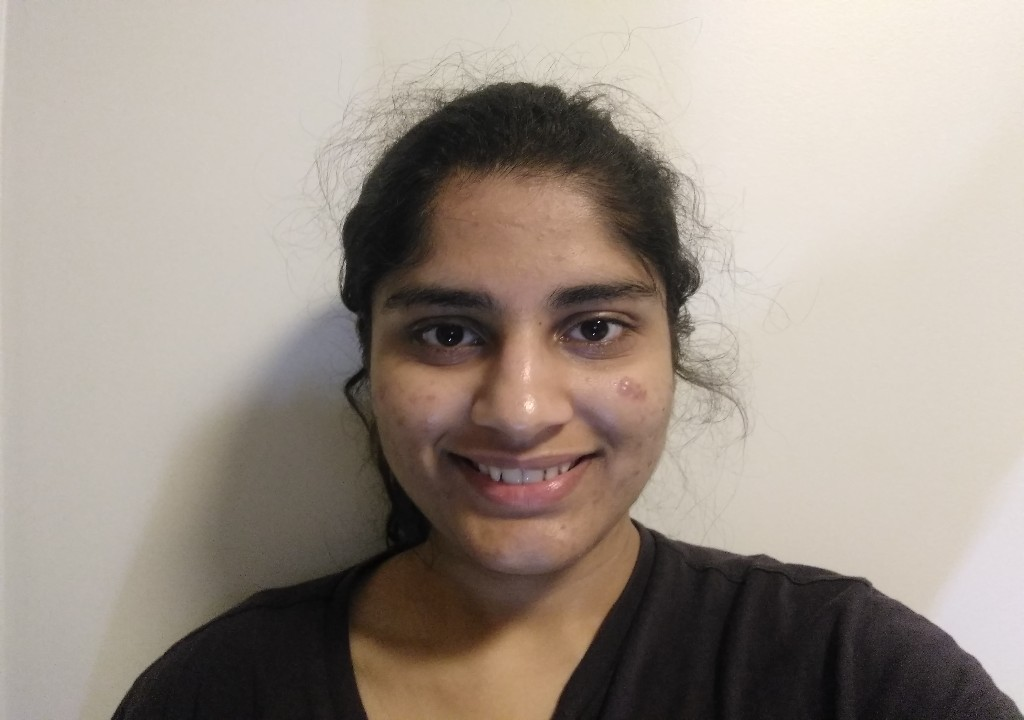
#> input picture BasicImageManipulation/face 02 7043565.jpg, 1024 x 720 px, found by its file name
$ python Task4and5.py   (older library calls are emulated)
#> lines starting #> are read from the running program, lines starting #| are printed output that depends on the picture
import numpy as np
import matplotlib.pyplot as plt
import cv2

#please make sure to keep the face images in the same folder as code
#before running this

#Task 4
#Part 1
I = cv2.imread('face 02 7043565.jpg', 1);
#> I is the input picture: shape (720, 1024, 3); mean B, G, R 139.4, 149.1, 160
I = cv2.cvtColor(I, cv2.COLOR_BGR2RGB)
I = np.clip(I, 0, 255)

J = I[50:600, 200:800]
#cropped the image

J = cv2.cvtColor(J, cv2.COLOR_RGB2GRAY)
#> J: shape (550, 600)
cropped_resized_gray = cv2.resize(J, (256, 256), interpolation = cv2.INTER_AREA)
cropped_resized_gray = np.clip(cropped_resized_gray, 0, 255)

fig, ax = plt.subplots(1, 2)
fig.suptitle('Display img and resized gray img')

ax[0].imshow(I)
ax[0].set(title="The original img")

ax[1].imshow(cropped_resized_gray, cmap=plt.cm.gray)
ax[1].set(title="Cropped resized gray img")
plt.show()

#Part 2
noise = 15*np.random.randn(256,256)
gray_with_noise = cropped_resized_gray + noise
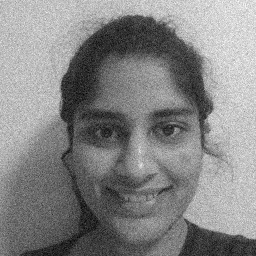
#> gray_with_noise: shape (256, 256) float64; min -34.19, max 283, mean 132.6; drawn with min black and max white

plt.imshow(gray_with_noise, cmap=plt.cm.gray)

#Part 3
hist_without_noise = cv2.calcHist([cropped_resized_gray], [0], None, [256], [0,256])
#> hist_without_noise = 256 values, max 1175 at index 203, min 0 at index 0, mean 256
hist_with_noise = cv2.calcHist([np.clip(np.uint8(gray_with_noise), 0, 255)], [0], None, [256], [0,256])
#> hist_with_noise = 256 values, max 516 at index 204, min 63 at index 253, mean 256

fig, ax = plt.subplots(1, 2)
fig.suptitle('Added Gaussian noise')

ax[0].plot(hist_without_noise)
ax[0].set(title="Without Noise")

ax[1].plot(hist_with_noise)
ax[1].set(title="With Noise")
plt.show()
#> figure, not shown here; panel 1: curve peaks at x = 203, y = 1175; panel 2: curve peaks at x = 204, y = 516

#Part 4

#First let's create a Gaussian kernel
kernel_1 = cv2.getGaussianKernel(5, 1) #size, std is 1
kernel_5 = cv2.getGaussianKernel(5, 5) #std=5
kernel_10 = cv2.getGaussianKernel(5, 10) #std=10
kernel_15 = cv2.getGaussianKernel(5, 15) #std=15
window = np.outer(kernel_1, kernel_1.T) #the 5x5 kernel

#The convolution function
def conv(img, kernel):
    img_row, img_col = img.shape
#> img_row = 256; img_col = 256
    kernel_row, kernel_col = kernel.shape
    final_img = np.zeros(img.shape)

    pad_h = int((kernel_row-1)/2)
    pad_w = int((kernel_col-1)/2)

    padded_img = np.zeros((img_row+2*pad_h, img_col+2*pad_w))

    padded_img[pad_h:padded_img.shape[0]-pad_h,pad_w:padded_img.shape[1]-pad_w] = img

    for i in range(img_row):
        for j in range(img_col):
            final_img[i, j] = np.sum(kernel*padded_img[i:i+kernel_row, j:j+kernel_col])

    return final_img

#Part 5
output_img = conv(gray_with_noise, window)

fig, ax = plt.subplots(1, 2)
fig.suptitle('Applying custom Gaussian filter')

ax[0].imshow(gray_with_noise, cmap=plt.cm.gray)
ax[0].set(title="Gray img with noise")

ax[1].imshow(output_img, cmap=plt.cm.gray)
ax[1].set(title="Gray img after filter applied")
plt.show()

fig, ax = plt.subplots(2, 2)

ax[0,0].imshow(output_img, cmap=plt.cm.gray)
ax[0,0].set(title="Gaussian Filter with std 1")

ax[0,1].imshow(conv(gray_with_noise, np.outer(kernel_5, kernel_5.T)), cmap=plt.cm.gray)
#> after the loop in conv (call 2), `for i in range(img_row):`:
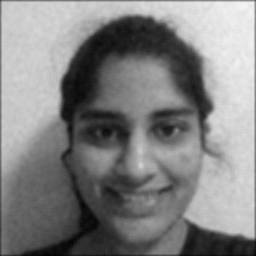
#> final_img: shape (256, 256) float64; min 1.08, max 246.6, mean 131.1
ax[0,1].set(title="Gaussian Filter with std 1")

ax[1,0].imshow(conv(gray_with_noise, np.outer(kernel_10, kernel_10.T)), cmap=plt.cm.gray)
ax[1,0].set(title="Gaussian Filter with std 10")

ax[1,1].imshow(conv(gray_with_noise, np.outer(kernel_15, kernel_15.T)), cmap=plt.cm.gray)
ax[1,1].set(title="Gaussian Filter with std 15")

plt.tight_layout()
plt.show()


#Part 6
output_img = conv(gray_with_noise, np.outer(kernel_15, kernel_15.T))
output_with_built_in = cv2.GaussianBlur(gray_with_noise, (5,5), 15)
#https://docs.opencv.org/2.4/modules/imgproc/doc/filtering.html#void%20GaussianBlur(InputArray%20src,%20OutputArray%20dst,%20Size%20ksize,%20double%20sigmaX,%20double%20sigmaY,%20int%20borderType)

fig, ax = plt.subplots(1, 2)
fig.suptitle('Comparing custom filter with built-in filter')

ax[0].imshow(output_img, cmap=plt.cm.gray)
ax[0].set(title="Gray img after Custom filter")

ax[1].imshow(output_with_built_in, cmap=plt.cm.gray)
ax[1].set(title="Gray img after Built-in Filter")
plt.show()

hist_my_func = cv2.calcHist([np.uint8(output_img)], [0], None, [256], [0,256])
#> hist_my_func = 256 values, max 982 at index 201, min 0 at index 1, mean 256
hist_built_in = cv2.calcHist([np.uint8(output_with_built_in)], [0], None, [256], [0,256])
#> hist_built_in = 256 values, max 1033 at index 201, min 0 at index 1, mean 256


fig, ax = plt.subplots(1, 2)
fig.suptitle('Compare histograms of filtered images')

ax[0].plot(hist_my_func)
ax[0].set(title="Hist custom function")

ax[1].plot(hist_built_in)
ax[1].set(title="Hist built-in function")
plt.show()
#> figure, not shown here; panel 1: curve peaks at x = 201, y = 982; panel 2: curve peaks at x = 201, y = 1033

#Task 5

sobel_filter = np.array([[-1, 0, 1],[-2, 0, 2],[-1, 0, 1]])
output_sobel_vertical = conv(cropped_resized_gray, sobel_filter)
output_sobel_horizontal = conv(cropped_resized_gray, sobel_filter.T)#np.flip axis=0

fig, ax = plt.subplots(1, 3)
fig.suptitle('')

ax[0].imshow(cropped_resized_gray, cmap=plt.cm.gray)
ax[0].set(title="Original image")

ax[1].imshow(output_sobel_vertical, cmap=plt.cm.gray)
ax[1].set(title="After vertical sobel")

ax[2].imshow(output_sobel_horizontal, cmap=plt.cm.gray)
ax[2].set(title="After horizontal sobel")
plt.show()


#Comparison with in-built func
sobelx = cv2.Sobel(cropped_resized_gray,cv2.CV_64F,1,0,ksize=3)
sobely = cv2.Sobel(cropped_resized_gray,cv2.CV_64F,0,1,ksize=3)

fig, ax = plt.subplots(1, 3)
fig.suptitle('In-built Sobel Filter')

ax[0].imshow(cropped_resized_gray, cmap=plt.cm.gray)
ax[0].set(title="Original image")

ax[1].imshow(sobelx, cmap=plt.cm.gray)
ax[1].set(title="After vertical sobel")

ax[2].imshow(sobely, cmap=plt.cm.gray)
ax[2].set(title="After horizontal sobel")
plt.show()


#On more images
I = cv2.imread('face 03 7043565.jpg', 1);
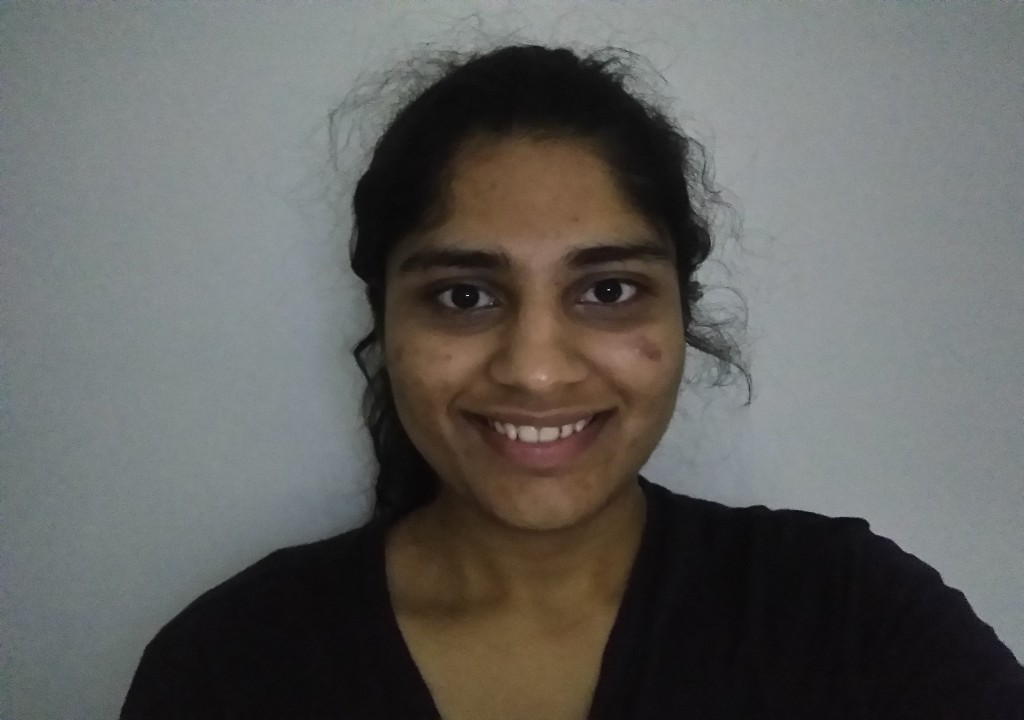
#> input picture BasicImageManipulation/face 03 7043565.jpg, 1024 x 720 px, found by its file name
#> I is the input picture: shape (720, 1024, 3); mean B, G, R 94.5, 97.1, 97.2
I = cv2.cvtColor(I, cv2.COLOR_BGR2RGB)
I = np.clip(I, 0, 255)

J = I[50:600, 200:800]
#> J: shape (550, 600, 3)
#cropped the image

J = cv2.cvtColor(J, cv2.COLOR_RGB2GRAY)
#> J: shape (550, 600)
cropped_resized_gray = cv2.resize(J, (256, 256), interpolation = cv2.INTER_AREA)
cropped_resized_gray = np.clip(cropped_resized_gray, 0, 255)

output_sobel_vertical = conv(cropped_resized_gray, sobel_filter)
#> in conv (call 8), `padded_img[pad_h:padded_img.shape[0]-pad_h,pad_w:padded_img.shape[1]-p..`:
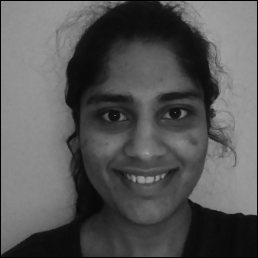
#> padded_img: shape (258, 258) float64; min 0, max 164, mean 86.8
#> after the loop in conv (call 8), `for i in range(img_row):`:
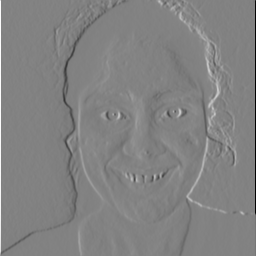
#> final_img: shape (256, 256) float64; min -607, max 580, mean -0.1; drawn with min black and max white
output_sobel_horizontal = conv(cropped_resized_gray, sobel_filter.T)#np.flip axis=0
#> after the loop in conv (call 9), `for i in range(img_row):`:
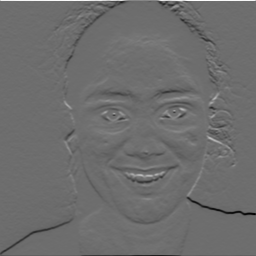
#> final_img: shape (256, 256) float64; min -474, max 625, mean -1.5; drawn with min black and max white

fig, ax = plt.subplots(1, 3)
fig.suptitle('')

ax[0].imshow(cropped_resized_gray, cmap=plt.cm.gray)
ax[0].set(title="Original image")

ax[1].imshow(output_sobel_vertical, cmap=plt.cm.gray)
ax[1].set(title="After vertical sobel")

ax[2].imshow(output_sobel_horizontal, cmap=plt.cm.gray)
ax[2].set(title="After horizontal sobel")
plt.show()


sobelx = cv2.Sobel(cropped_resized_gray,cv2.CV_64F,1,0,ksize=3)
sobely = cv2.Sobel(cropped_resized_gray,cv2.CV_64F,0,1,ksize=3)
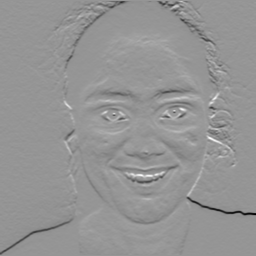
#> sobely: shape (256, 256) float64; min -488, max 344, mean -2.9; drawn with min black and max white

fig, ax = plt.subplots(1, 3)
fig.suptitle('In-built Sobel Filter')

ax[0].imshow(cropped_resized_gray, cmap=plt.cm.gray)
ax[0].set(title="Original image")

ax[1].imshow(sobelx, cmap=plt.cm.gray)
ax[1].set(title="After vertical sobel")

ax[2].imshow(sobely, cmap=plt.cm.gray)
ax[2].set(title="After horizontal sobel")
plt.show()
